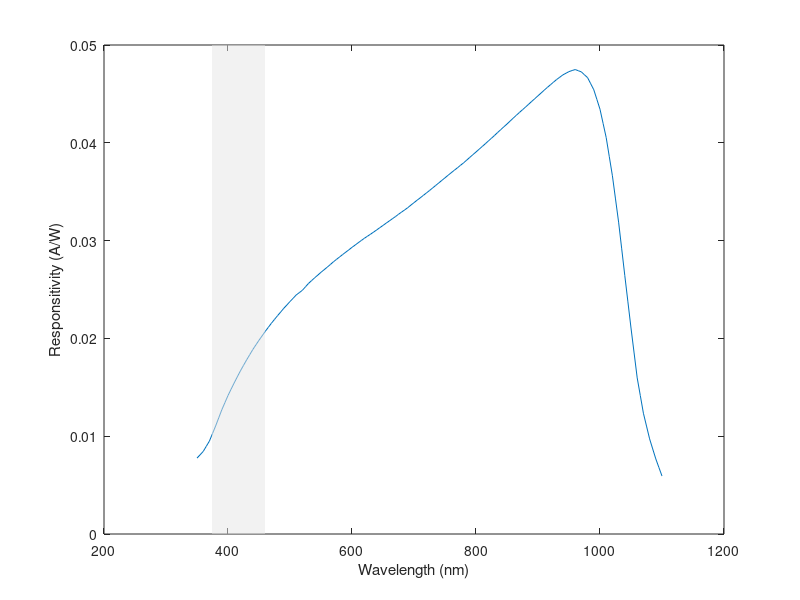

Write the MATLAB code that produced this figure. (Note: this script raises an error after producing the figure.)
close all
load s170c_senstivity.mat
plot(s170c_sensitivty(:,1), s170c_sensitivty(:,2))
hold on;
xlabel("Wavelength (nm)")
ylabel("Responsitivity (A/W)")
% Example x-values where you want the vertical lines
x1 = 375;
x2 = 460;

% Get y-limits of current axes for shading range
ylims = ylim;

% Shade the area between x1 and x2
X_shade = [x1 x2 x2 x1];
Y_shade = [ylims(1) ylims(1) ylims(2) ylims(2)];
fill(X_shade, Y_shade, [0.9 0.9 0.9], 'EdgeColor', 'none', 'FaceAlpha', 0.5); % gray shaded area

% Add vertical lines
xline(x1, 'r--', 'LineWidth', 1.5);
xline(x2, 'r--', 'LineWidth', 1.5);

% Optional labeling
text(x2+20, ylims(2), "Relevant Wavelengths", 'VerticalAlignment', 'bottom', 'HorizontalAlignment', 'right');
hold off;

%%
clear; clc;

% Load the Excel file
filename = 'uv_vis.xlsx';

% Read the full spreadsheet into a table
T = readtable(filename, 'ReadVariableNames', false);

[data, txt, ~] = xlsread('uv_vis.xlsx');
wavelengths = data(1, 2:end);         % wavelengths [nm]
absorbance = data(2:end, 2:end);      % [wavelengths x resins]
resin_names = txt(2:end, 1);           % resin names

% Plot each spectrum
figure; hold on; grid on;
n_spectra = size(absorbance, 1);

for i = 1:n_spectra
    plot(wavelengths, absorbance(i, :), 'DisplayName', [resin_names{i}]);
end

xlabel('Wavelength (nm)', 'FontWeight', 'bold');
ylabel('Absorbance (a.u.)', 'FontWeight', 'bold');
title('UV-Vis Absorbance Spectra');
legend('Location', 'best');
xlim([min(wavelengths), max(wavelengths)]);
